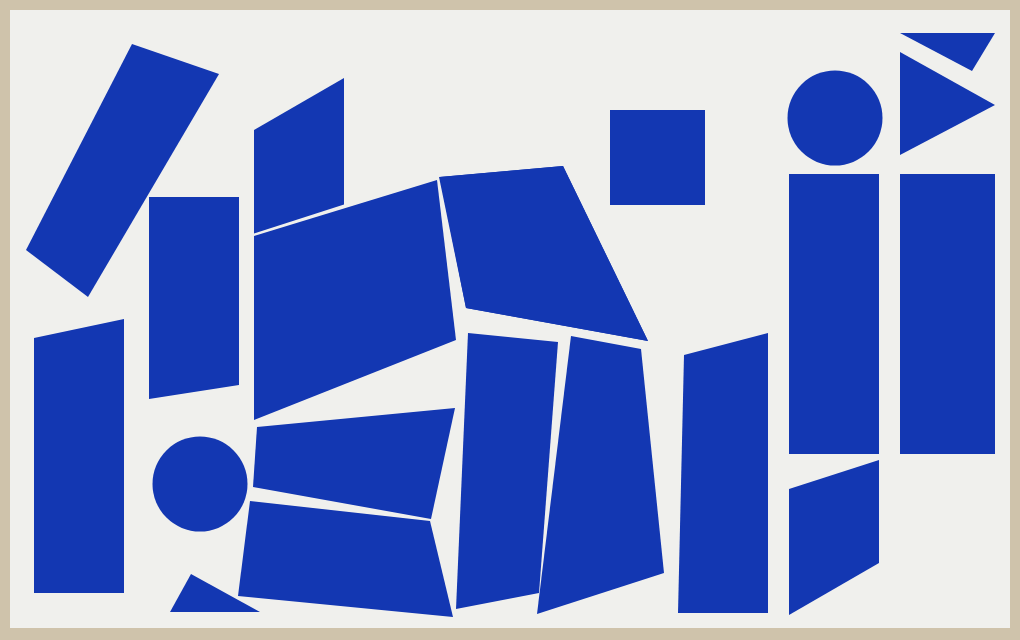
Frame 1 (no input)
Frame 60 (no input): identical to frame 1, image omitted
Frame 120 (the mouse pressed at the canvas centre since frame 60): identical to frame 1, image omitted

The p5.js sketch that drew this single still picture (run headless with seeded random() and noise() and a simulated clock; from frame 60 on, the mouse is pressed at the canvas centre):

// p5.js sketch
// ── sketch.js
function setup() {
    createCanvas(1020, 640);
    background(207,195,171);
}

function draw() {
    //drawing area
    fill(240,240,237);
    noStroke();
    rect(10,10 , 1000, 618);

    translate(10, 10);
    // the graphics
    fill(19,55,178);
    noStroke();
quad(122, 34, 16, 240, 78, 287, 209, 64);
quad(24, 328, 24, 583, 114, 583, 114, 309);
quad(139, 187, 139, 389, 229, 375, 229, 187);
ellipse(190, 474, 95, 95);
quad(244,120,244,223.5,334,194.5,334,68);
quad(244,226,244,410,446,330,427,170);
triangle(181,564,160,602,250,602);
quad(247,417,243,477,421,509,445,398);
quad(240,491,228,586,443,607,420,511);
quad(430,167,553,156,638,331,456,298);
quad(458,323,446,599,529,583,548,332);
quad(561,326,527,604,654,563,631,339);
quad(429,167,456,298,638,331,553,156);
quad(674,345,668,603,758,603,758,323);
square(600,100,95);
rect(779, 164, 90, 280);
ellipse(825, 108, 95);
quad(779,479,779,605,869,553,869,450);
rect(890,164,95,280);
triangle(890,42,890,145,985,95);
triangle(890,23,962,61,985,23);
}
